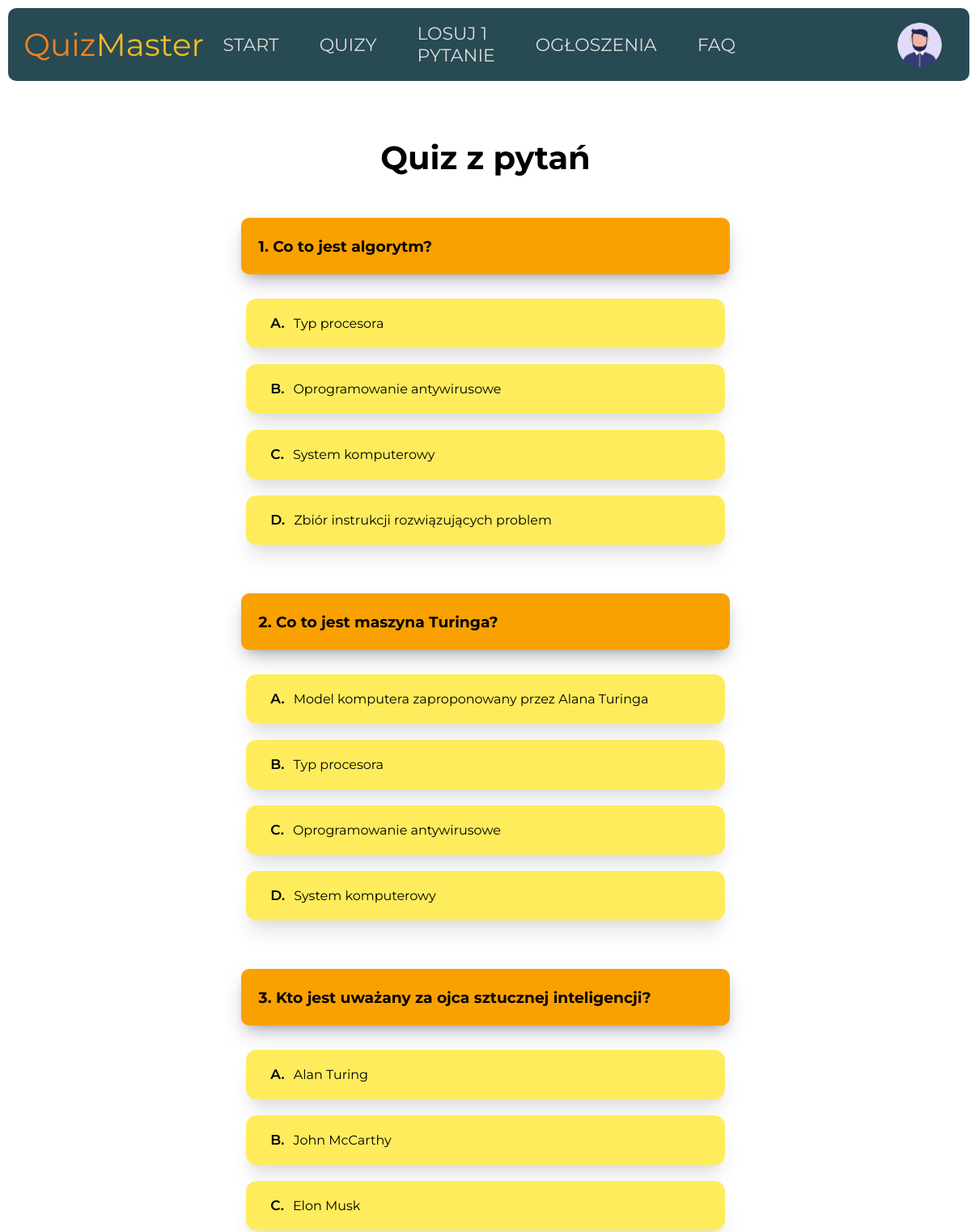
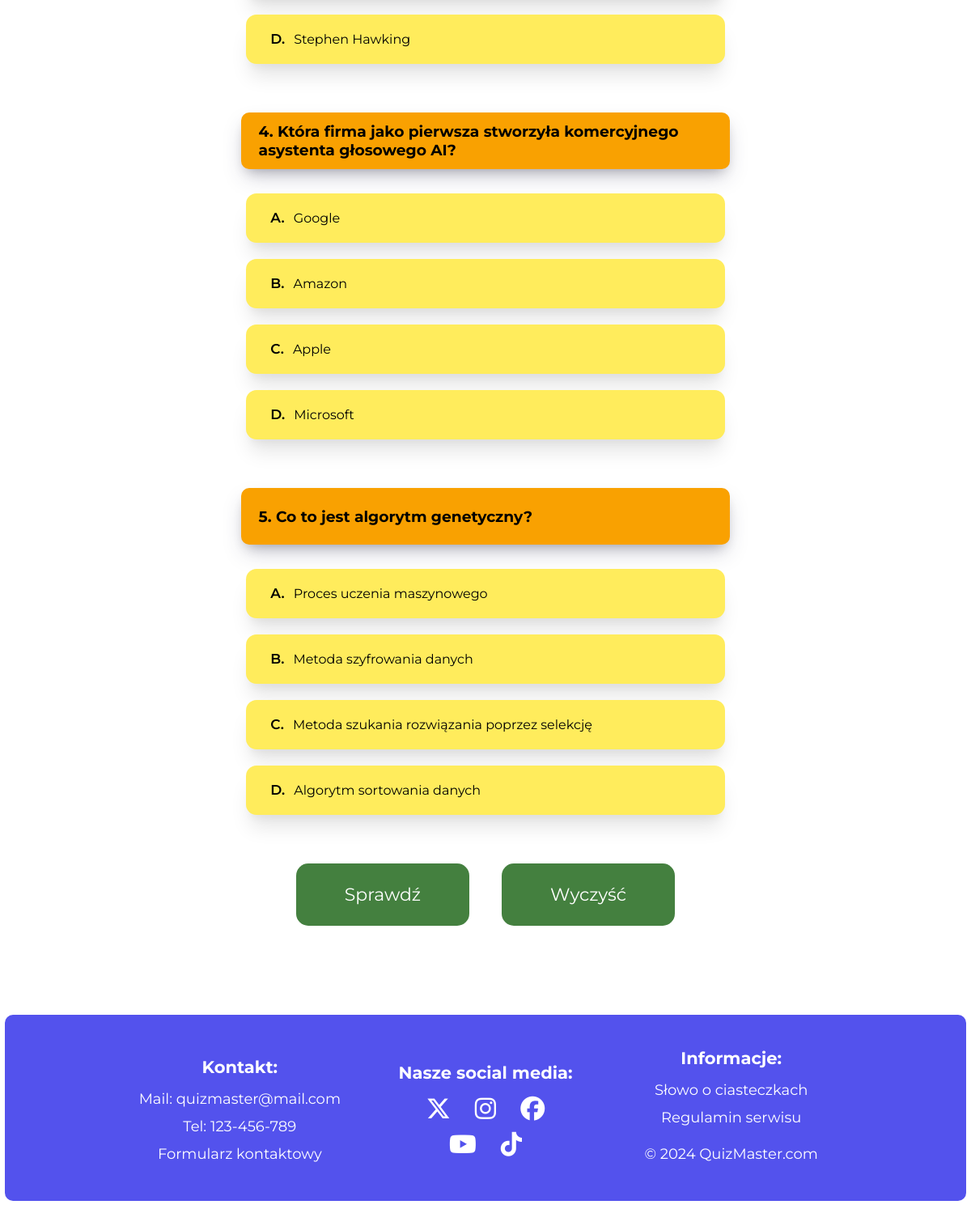
The page /quiz.php?t=1 (signed in) on the database its author committed (2 pictures, top to bottom).
### tables this page shows
CREATE TABLE IF NOT EXISTS `question` (
  `id` INT NOT NULL AUTO_INCREMENT,
  `category_id` INT NOT NULL,
  `topic_id` INT NOT NULL,
  `title` TEXT NOT NULL,
  `option-a` TEXT NOT NULL,
  `option-b` TEXT NOT NULL,
  `option-c` TEXT NOT NULL,
  `option-d` TEXT NOT NULL,
  `correct` VARCHAR(1) NOT NULL,
  PRIMARY KEY (`id`),
  FOREIGN KEY (`category_id`) REFERENCES category(`id`),
  FOREIGN KEY (`topic_id`) REFERENCES topic(`id`));

### quiz.php (the view, shortened to what this page needs)
<?php
    require_once('./config/config.php');
    try {
        $connection = new PDO("mysql:host=$database_host;dbname=$database_name", $database_user, $database_password);
        $connection->setAttribute(PDO::ATTR_ERRMODE, PDO::ERRMODE_EXCEPTION);
    } catch (PDOException $e) {
        die("Error: ".$e->getMessage());
    }
    if(isset($_GET['t'],$_GET['c'])) {
        header("Location: ./category.php");
    } else {
        if(isset($_GET['t'])) {
            $id = $_GET['t'];
            $sqlQuery = "SELECT `question`.`id`, `question`.`title`, `question`.`option-a`, `question`.`option-b`, `question`.`option-c`, `question`.`option-d` FROM `question` WHERE `question`.`topic_id`=$id ORDER BY RAND() LIMIT 5";
            $queryResult = $connection->query($sqlQuery);
        }
    }
?>
<!DOCTYPE html>
<html lang="pl">
    <head>
        <link rel="stylesheet" href="https://cdnjs.cloudflare.com/ajax/libs/font-awesome/6.5.1/css/all.min.css">
        <link rel="stylesheet" href="./styles/style_global.css">
        <link rel="stylesheet" href="./styles/style_quiz.css">
    </head>
    <body>
        <section class="document">
                <?php
                    require_once("./elements/header.php");
                ?>
                <section class="document-body">
                    <section class="section-info">
                        <h1>Quiz z pytań</h1>
                    </section>
                    <section class="section-quiz">
                        <form action="../quiz_result.php" method="post">
                            <?php
                                $i = 0;
                                $questionIDs = [];
                                foreach($queryResult as $row) {
                                    $i-=-1;
                                    array_push($questionIDs, $row['id']);
                                    echo <<<QUESTION
                                        <div class="question-box">
                                            <span class="span-question-title">
                                                <h3>{$i}. {$row['title']}</h3>
                                            </span>
                                            <span class="span-question-answer">
                                                <input type="radio" name="question-{$i}" id="ans-{$row['id']}-a" class="display-none" value="a">
                                                <label for="ans-{$row['id']}-a"><p><p class="letter">A.</p> {$row['option-a']}</p></label>
                                            </span>
                                            <span class="span-question-answer">
                                                <input type="radio" name="question-{$i}" id="ans-{$row['id']}-b" class="display-none" value="b">
                                                <label for="ans-{$row['id']}-b"><p><p class="letter">B.</p> {$row['option-b']}</p></label>
                                            </span>
                                            <span class="span-question-answer">
                                                <input type="radio" name="question-{$i}" id="ans-{$row['id']}-c" class="display-none" value="c">
                                                <label for="ans-{$row['id']}-c"><p><p class="letter">C.</p> {$row['option-c']}</p></label>
                                            </span>
                                            <span class="span-question-answer">
                                                <input type="radio" name="question-{$i}" id="ans-{$row['id']}-d" class="display-none" value="d">
                                                <label for="ans-{$row['id']}-d"><p><p class="letter">D.</p> {$row['option-d']}</p></label>
                                            </span>
                                        </div>
                                    QUESTION;
                                }
                            ?>
                            <section>
                                <button type="submit">Sprawdź</button>
                                <button type="reset">Wyczyść</button>
                            </section>
                        </form>
                    </section>
                </section>
        </section>
    </body>
</html>

### styles/style_global.css (style rules this page uses)
* { margin: 0; padding: 0; box-sizing: border-box; font-family: 'Montserrat', sans-serif; }
body { width: 100%; height: auto; display: flex; justify-content: center; align-items: center; flex-direction: column; overflow-x: hidden; }
.document { width: 100vw; min-height: 100vh; height: auto; display: flex; align-items: center; flex-direction: column; }
.document-body { z-index: 1; width: 80%; min-height: calc(100vh - 330px); height: auto; min-width: 30%; max-width: 1440px; display: flex; position: relative; flex-direction: column; justify-content: center; align-items: center; }
footer { height: 230px; width: 99%; min-height: 230px; z-index: 100; background-color: #5352ed; margin: 90px 15px 10px 15px; border-radius: 10px; display: flex; justify-content: center; align-items: center; flex-direction: row; padding: 10px; }
footer div { width: 26%; height: 100%; display: flex; justify-content: center; align-items: center; flex-direction: column; }
footer :is(p, a, h6) { color: #fff; padding: 6px; font-size: 18px; text-decoration: none; }
footer h6 { font-size: 21px; font-weight: bold; padding: 10px; }
footer a { cursor: pointer; }
footer i { font-size: 30px; padding: 7px; }
.footer-p-copyrights { padding: 17px; }

### styles/style_quiz.css (style rules this page uses)
.document-body { margin-top: 170px; }
h1 { font-size: 40px; }
.section-quiz { min-width: 65%; width: 70%; max-width: 75%; }
.question-box { display: flex; flex-direction: column; justify-content: center; align-items: center; }
.span-question-title { width: 90%; height: 70px; max-height: 150px; margin: 50px 0 20px 0; background-color: #f9a101; display: flex; align-items: center; border-radius: 10px; box-shadow: rgba(50, 50, 93, 0.25) 0px 13px 27px -5px, rgba(0, 0, 0, 0.3) 0px 8px 16px -8px; }
.span-question-title h3 { margin: 22px; font-optical-sizing: auto; }
.span-question-answer { min-height: 50px; width: 88%; margin: 10px; display: flex; justify-content: center; align-items: center; }
.span-question-answer label { min-height: 60px; height: auto; max-height: 100px; width: 100%; display: flex; justify-content: start; align-items: center; background-color: #ffec5c; transition-duration: .45s; border-radius: 13px; border: 1px solid rgba(0, 0, 0, 0); line-height: 20px; box-shadow: rgba(0, 0, 0, 0.1) 0px 20px 25px -5px, rgba(0, 0, 0, 0.04) 0px 10px 10px -5px; line-height: 25px; padding: 6px; }
.span-question-answer label p { margin-left: 1px; font-size: 17px; padding: 7px; }
.letter { margin: 4px; font-weight: 600; }
form section { margin-top: 30px; display: flex; justify-content: center; align-items: center; }
form button { font-size: 22px; padding: 25px 60px; border: none; background-color: #44803f; border-radius: 15px; color: #fff; margin: 20px; user-select: none; transition-duration: .45s; }

### rows shown on the page
question: i "1", title "Co to jest algorytm?", value "Typ procesora", value "Oprogramowanie antywirusowe", value "System komputerowy", value "Zbiór instrukcji rozwiązujących problem"
question: i "2", title "Co to jest maszyna Turinga?", value "Model komputera zaproponowany przez Alana Turinga", value "Typ procesora", value "Oprogramowanie antywirusowe", value "System komputerowy"
question: i "3", title "Kto jest uważany za ojca sztucznej inteligencji?", value "Alan Turing", value "John McCarthy", value "Elon Musk", value "Stephen Hawking"
question: i "4", title "Która firma jako pierwsza stworzyła komercyjnego asystenta głosowego AI?", value "Google", value "Amazon", value "Apple", value "Microsoft"
question: i "5", title "Co to jest algorytm genetyczny?", value "Proces uczenia maszynowego", value "Metoda szyfrowania danych", value "Metoda szukania rozwiązania poprzez selekcję", value "Algorytm sortowania danych"
